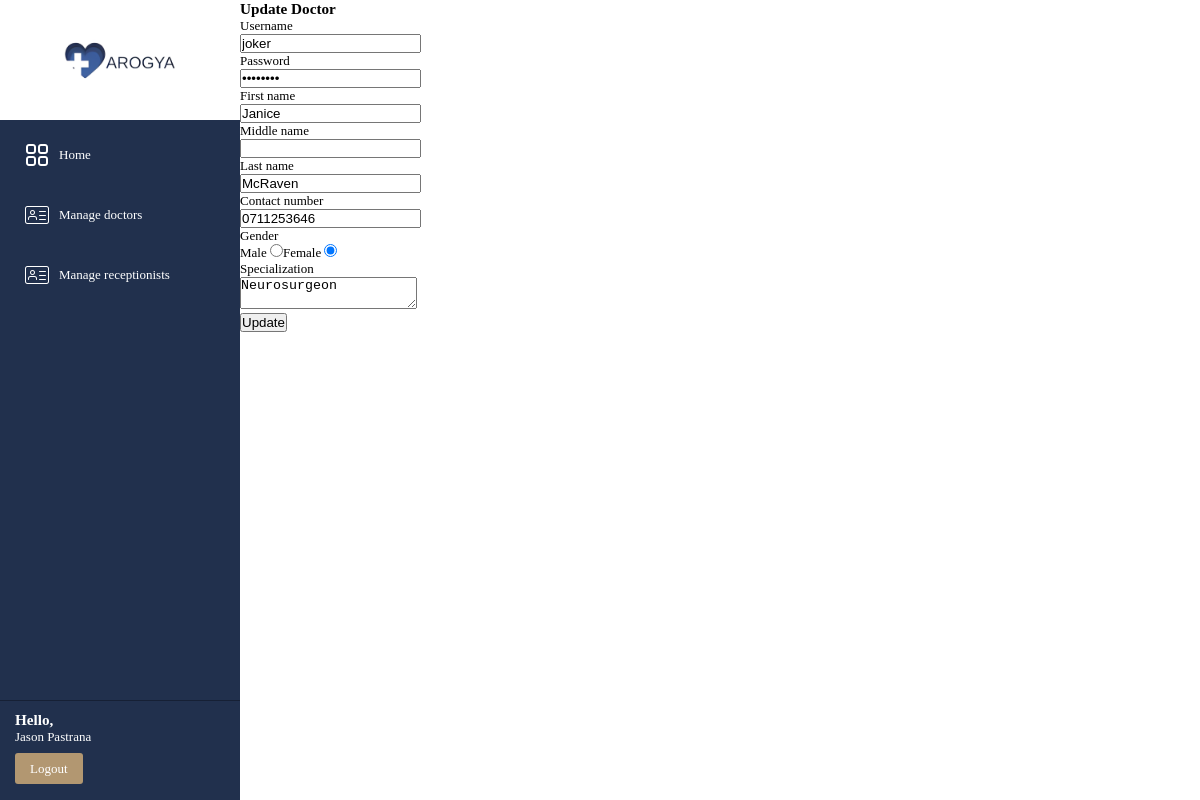
Screenshot of /views/updateDoctor.php?ID=9 (signed in) with the database file from the repository.
### tables this page shows
CREATE TABLE `employeeaccount` (
  `employeeAccountID` int(10) NOT NULL,
  `username` varchar(50) NOT NULL,
  `password` varchar(255) NOT NULL,
  `accountType` varchar(50) NOT NULL,
  `employeeID` int(10) NOT NULL
);

CREATE TABLE `employee` (
  `employeeID` int(10) NOT NULL,
  `firstName` varchar(50) NOT NULL,
  `middleName` varchar(50) DEFAULT NULL,
  `lastName` varchar(50) NOT NULL,
  `contactNumber` varchar(10) NOT NULL,
  `gender` varchar(10) NOT NULL,
  `specialization` varchar(50) NOT NULL
);

### utility/queryHandler.php (called while the page is built, shortened)
<?php
function handleSelectQuery($query) {
    $connection = getConnection();
    if($connection) {
        $result = mysqli_query($connection, $query);
        if(mysqli_num_rows($result) > 0) {
            return $result;
        }
        return false;
    }
    else {
        printError("CONNECTION FAILED", mysqli_connect_error());
        die();
    }
}

### views/updateDoctor.php (the view, shortened to what this page needs)
<?php
require('partials/header.php');
require('partials/navigation.php');
if(isset($_SESSION["username"])) {
    $doctorID = $_GET["ID"];
    $records = handleSelectQuery("SELECT
                                    employee.employeeID,
                                    employee.firstName,
                                    employee.middleName,
                                    employee.lastName,
                                    employee.contactNumber,
                                    employee.gender,
                                    employee.specialization,
                                    employeeAccount.username,
                                    employeeAccount.password
                                    FROM employeeAccount INNER JOIN employee
                                    ON employeeAccount.employeeID=employee.employeeID
                                    AND employeeaccount.accountType = 'doctor' AND employee.employeeID = '$doctorID';");
    if($records) {
        $globalFetch = mysqli_fetch_assoc($records);
    }
?>
    <main class="app-main">
        <div class="heading">
            <h3>Update Doctor</h3>
        </div>
        <div class="container">
            <form action="../controllers/updateDoctorHandler.php?ID=<?php echo $doctorID; ?>" method="POST" autocomplete="off">
                <div id="mainSection">
                    <div class="formSection">
                        <label class="inputLabel" for="usernameTextBox">Username</label>
                        <br>
                        <input type="text" id="usernameTextBox" name="username" value="<?php echo $globalFetch["username"]?>" required>
                        <br>
                    </div>
                    <div class="formSection">
                        <label class="inputLabel" for="passwordTextBox">Password</label>
                        <br>
                        <input type="password" id="passwordTextBox" name="password" value="<?php echo $globalFetch["password"]?>" required>
                        <br>
                    </div>
                    <div class="formSection">
                        <label class="inputLabel" for="firstNameTextBox">First name</label>
                        <br>
                        <input type="text" id="firstNameTextBox" name="firstName" value="<?php echo $globalFetch["firstName"]?>" required>
                        <br>
                    </div>
                    <div class="formSection">
                        <label class="inputLabel" for="lastNameTextBox" >Middle name</label>
                        <br>
                        <input type="text" id="middleNameTextBox" name="middleName" value="<?php echo $globalFetch["middleName"]?>">
                        <br>
                    </div>
                    <div class="formSection">
                        <label class="inputLabel" for="lastNameTextBox">Last name</label>
                        <br>
                        <input type="text" id="lastNameTextBox" name="lastName" value="<?php echo $globalFetch["lastName"]?>" required>
                        <br>
                    </div>
                    <div class="formSection">
                        <label class="inputLabel" for="contactNumberTextBox">Contact number</label>
                        <br>
                        <input type="text" id="contactNumberTextBox" name="contactNumber" value="<?php echo $globalFetch["contactNumber"]?>" required>
                        <br>
                    </div>
                    <div class="radioButtonSection">
                        <label class="inputLabel">Gender</label>
                        <div>
                            <label class="inputLabel" for="maleRadioBtn">Male</label>
                            <?php
                                if($globalFetch["gender"] == "male") {
                                    echo '<input type="radio" value="male" id="maleRadioBtn" name="genderOption" checked required>';
                                }
                                else {
                                    echo '<input type="radio" value="male" id="maleRadioBtn" name="genderOption" required>';
                                }
                                 echo '<label class="inputLabel" for="genderRadioBtn">Female</label>';
                                if($globalFetch["gender"] == "female") {
                                    echo ' <input type="radio" value="female" id="femaleRadioBtn" name="genderOption" checked required>';
                                }
                                else {
                                    echo ' <input type="radio" value="female" id="femaleRadioBtn" name="genderOption">';
                                }
                            ?>
                        </div>
                    </div>
                    <div class="formSection">
                        <label class="inputLabel" for="specializationTextBox">Specialization</label>
                        <br>
                        <textarea id="specializationTextBox" name="specialization" column=40 row=5 required><?php echo $globalFetch["specialization"]?></textarea>
                        <br>
                    </div>
                <div class="buttonSection">
                    <button type="submit">Update</button>
                </div>
            </form>
        </div>
    </main>
    <?php
}
else {
    header("Location: login.php");
}
?>

### views/css/baseStyle.css (style rules this page uses)
* { margin: 0; padding: 0; box-sizing: border-box; }
html, body { height: 100%; width: 100%; }
body { font-family: Calibri; font-size: 13px; color: #000; display: flex; align-items: center; justify-content: center; }
.app-main { min-height: 100%; min-width: 80%; height: 100%; width: 80%; background-color: #fff; overflow: hidden; }

### rows the page displays
employeeaccount: username "joker", firstName "Janice", lastName "McRaven", contactNumber "0711253646", specialization "Neurosurgeon"

### other values shown
$_SESSION["firstName"] "Jason"
$_SESSION["lastName"] "Pastrana"
